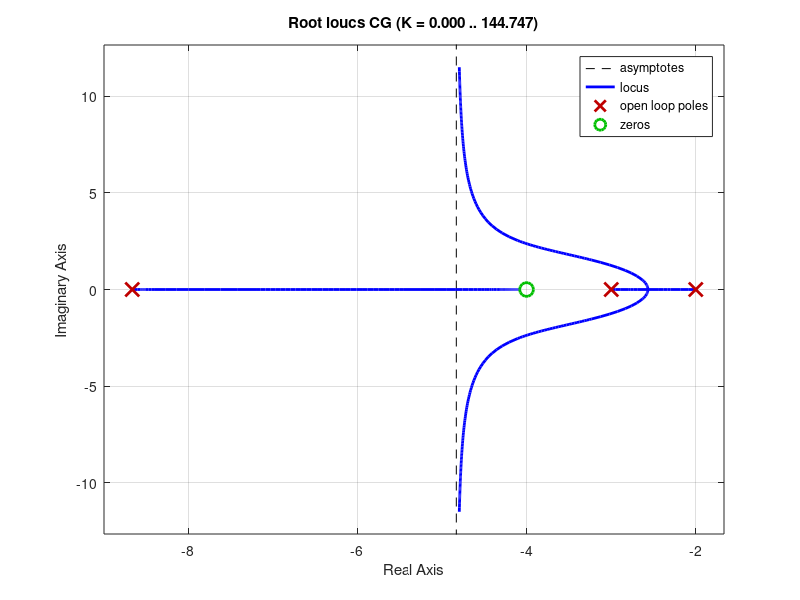

Write MATLAB code to recreate this figure.
%Lead Compenstated Root Locus

dur = 2
num = [1 4];
den1 = [1 8.66], den2 = [1 2], den3 = [1 3];
den=conv(den1,conv(den2,den3));

CG = tf(num,den);

step(CG,dur)
rlocus(CG);
grid on;